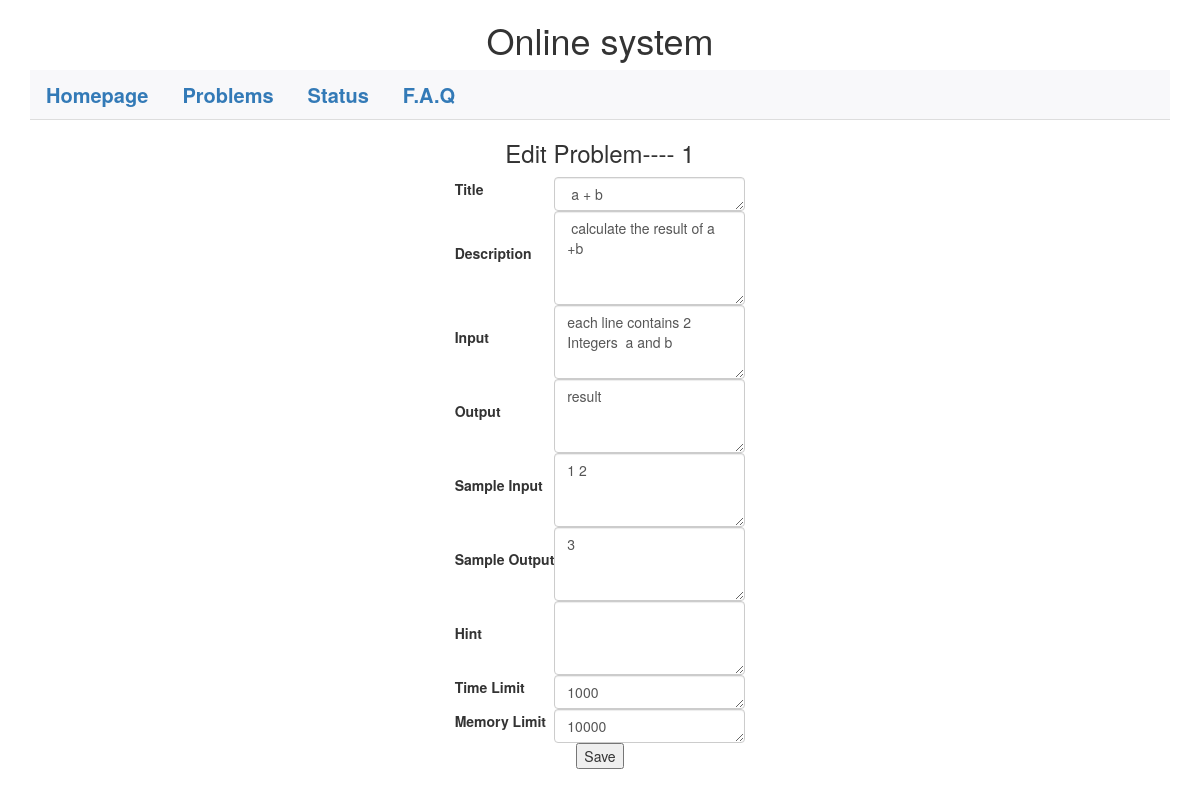
The page /editprb/1 on the database as committed earlier.
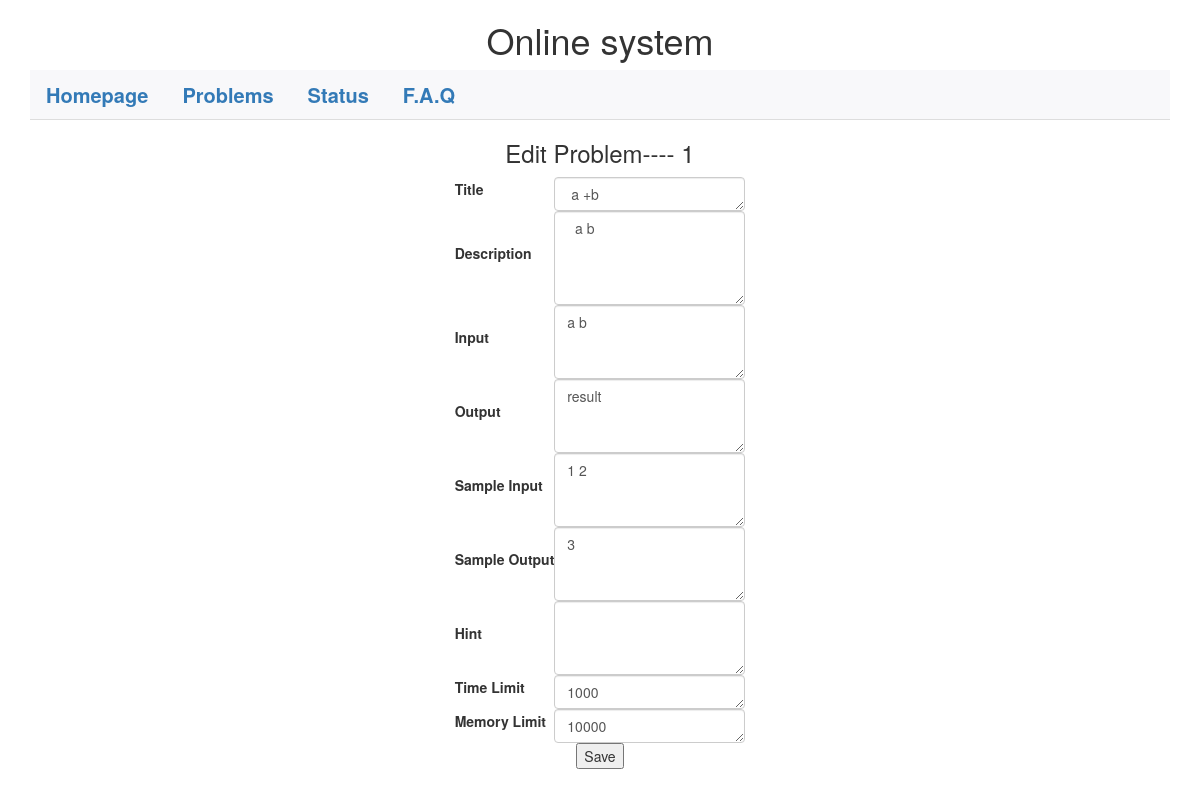
The same page on the database as committed later.
### App/models.py (models this page shows, shortened)
class Problem(db.Model):
    id = db.Column(db.Integer, primary_key = True, unique = True)
    title = db.Column(db.String(300))
    description = db.Column(db.String(9999))
    pbinput = db.Column(db.String(9999))
    pboutput = db.Column(db.String(9999))
    sinput = db.Column(db.String(9999))
    soutput = db.Column(db.String(9999))
    hint = db.Column(db.String(9999))
    ratio = db.Column(db.Float, default = 0.0)
    accnt = db.Column(db.Integer, default = 0)
    submitcnt = db.Column(db.Integer, default = 0)
    timelmt = db.Column(db.Integer)
    memorylmt = db.Column(db.Integer)

### App/view.py (the view, shortened to what this page needs)
@app.route('/editprb/<problemid>', methods = ['GET', 'POST'])
def Editprb(problemid):
  form = ProblemForm()
  pb = Problem.query.get(problemid)
  if request.method == 'GET':
    return render_template('editprb.html', form = form, pb = pb)
  return redirect(url_for('Showprb', problemid = problemid))

### App/view.py (called while the page is built)
@app.before_request
def before_request():
  g.user = current_user
  if g.user.is_authenticated():
    g.url = url_for('Profile', userid = g.user.userid)

### App/templates/editprb.html (shortened to what this page needs)
<!DOCTYPE html>
<html>
	<head>
		<link href = "../static/css/main.css" rel = "stylesheet">
		<link rel="stylesheet" href="../static/css/bootstrap.css">
	</head>
	<body>
		<div class="container" >
			<center><h1> Online system </h1> </center>
			<div class = "nav" id="problem">
	            <ul class = "nav nav-tabs">
	                <li> <a href = "/"> Homepage </a> </li>
	                <li> <a href = "/problems/"> Problems </a> </li>
	                <li> <a href = "#"> Status </a> </li>
	                <li> <a href = "#"> F.A.Q </a> </li>
	            </ul>
	    	</div>
	    </div>
	    <div id = "jumbotron">
		    <form action = {{ url_for('Editprb',problemid = pb.id) }}  method="POST" class="sign_up">
	        <center>
	        <h3>Edit Problem---- {{ pb.id }}</h3>
	        <table class = "center" id = "addprb">
	                <tr class = "title">
	                    <td><label for="title"> {{ form.title.label }} </label> </td>
	                    <td><textarea class="form-control" rows="1" value＝{{ form.title }}{{ pb.title }}</textarea> </td>
	                </tr>
	                <tr>
	                    <td><label for="description "> {{ form.description.label }} </label> </td>
	                    <td><textarea class="form-control" rows="4" value = {{ form.description }}{{ pb.description }}</textarea> </td>
	                </tr>
	                <tr>
	                    <td><label for="pbinput"> {{ form.pbinput.label }} </label> </td>
	                    <td><textarea class="form-control" rows="3" value = {{ form.pbinput }}{{ pb.pbinput }} </textarea> </td>
	                </tr>
	                <tr>
	                    <td><label for="pboutput"> {{ form.pboutput.label }} </label> </td>
	                    <td><textarea class="form-control" rows="3" value = {{ form.pboutput }}{{ pb.pboutput }} </textarea> </td>
	                </tr>
	                <tr>
	                    <td><label for="pbinput"> {{ form.sinput.label }} </label> </td>
	                    <td><textarea class="form-control" rows="3" value = {{ form.sinput }}{{ pb.sinput }}</textarea> </td>
	                </tr>
	                <tr>
	                    <td><label for="pboutput"> {{ form.soutput.label }} </label> </td>
	                     <td><textarea class="form-control" rows="3" value = {{ form.soutput }}{{ pb.soutput }}  </textarea> </td>
	                </tr>
	                <tr>
	                    <td><label for="hint"> {{ form.hint.label }} </label> </td>
	                    <td><textarea class="form-control" rows="3" value = {{ form.hint }}{{pb.hint }}  </textarea></td>
	                </tr>
	                <tr>
	                    <td><label for="timelmt"> {{ form.timelmt.label }} </label> </td>
	                    <td><textarea class="form-control" rows="1" value = {{ form.timelmt }}{{pb.timelmt }}</textarea></td>
	                </tr>
	                <tr>
	                    <td><label for="memorylmt"> {{ form.memorylmt.label }} </label> </td>
	                    <td><textarea class="form-control" rows="1" value = {{ form.memorylmt}}{{pb.memorylmt }}</textarea></td>
	                </tr>
	            </table>
	        <button type="submit" >Save</button>
	        </center>
	        </form>
        </div>
	</body>
</html>

Rows that differ between the two databases and show on the page:
changed Problem "result": title "a + b" → "a +b"; description "calculate the result of a +b" → "a b"; pbinput "each line contains 2 Integers a and b" → "a b"
